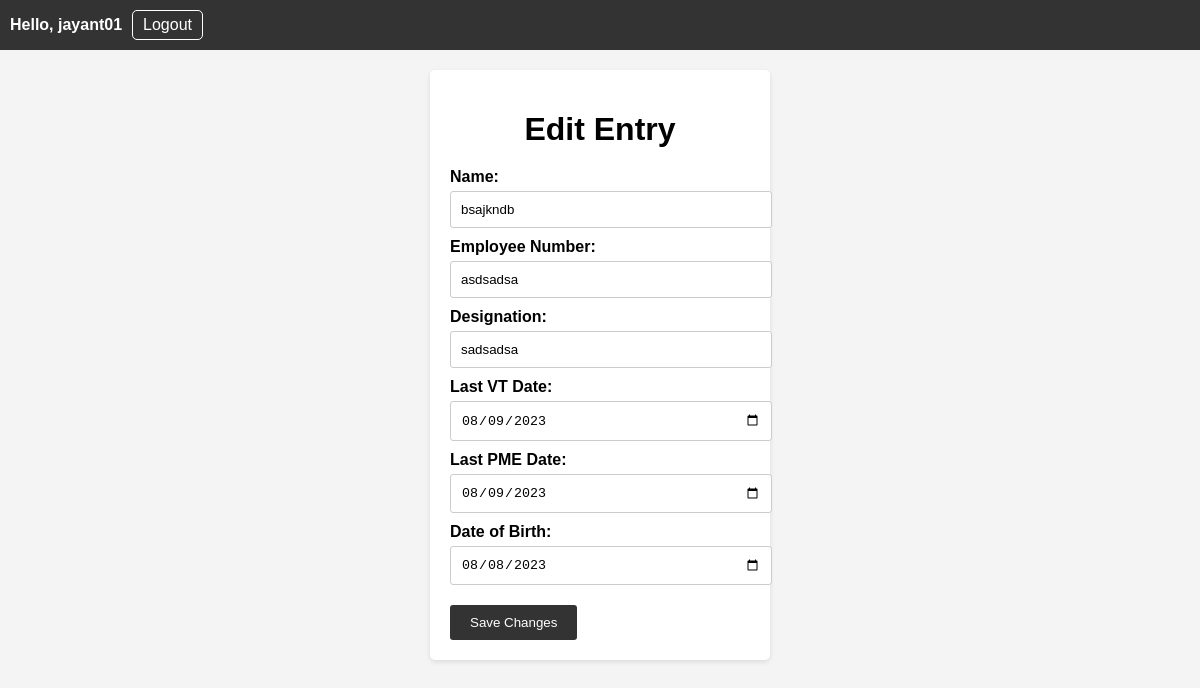
The page /edit_entry/1/ (signed in) on the database its author committed.
### EmployeeApp/models.py (models this page shows)
class Entry(models.Model):
    user = models.ForeignKey(User, on_delete=models.CASCADE)
    name = models.CharField(max_length=100)
    employee_number = models.CharField(max_length=10)
    designation = models.CharField(max_length=50)
    last_vt_date = models.DateField(verbose_name='Last VT Date', null=True, blank=True)  # Make it optional
    last_pme_date = models.DateField(null=True, blank=True)  # Make it optional
    date_of_birth = models.DateField(null=True, blank=True)
    next_vt_date = models.DateField(null=True, blank=True)
    next_pme_date = models.DateField(null=True, blank=True)
    timestamp = models.DateTimeField(default=timezone.now)  # Set default value here

### EmployeeApp/views.py (the view)
# urls.py: path('edit_entry/<int:entry_id>/', views.edit_entry, name='edit_entry'),
@login_required
def edit_entry(request, entry_id):
    entry = get_object_or_404(Entry, pk=entry_id)
    if request.method == 'POST':
        form = EntryForm(request.POST, instance=entry)
        if form.is_valid():
            entry = form.save(commit=False)
            next_vt_date, next_pme_date = calculate_next_dates(
                entry.date_of_birth,
                entry.last_pme_date,
                entry.last_vt_date
            )
            entry.last_vt_date = next_vt_date if not entry.last_vt_date else entry.last_vt_date
            entry.last_pme_date = next_pme_date if not entry.last_pme_date else entry.last_pme_date
            entry.next_vt_date = next_vt_date
            entry.next_pme_date = next_pme_date
            entry.save()
            return redirect('dashboard')
    else:
        form = EntryForm(instance=entry)
    return render(request, 'EmployeeApp/edit_entry.html', {'form': form, 'entry': entry})

### EmployeeApp/forms.py
class EntryForm(forms.ModelForm):
    class Meta:
        model = Entry
        fields = ['name', 'employee_number', 'designation', 'last_pme_date', 'last_vt_date', 'date_of_birth']

### EmployeeApp/templates/EmployeeApp/edit_entry.html (shortened to what this page needs)
<!DOCTYPE html>
<html>
<head>
    <link rel="stylesheet" href="/static/css/styles.css">
</head>
<body>
    <div class="header">
        <div class="user-info">
            <p>Hello, {{ user.username }}</p>
            <a href="{% url 'logout' %}">Logout</a>
        </div>
    </div>
    <div class="form-container">
        <h1>Edit Entry</h1>
        <form method="post">
            <label for="name">Name:</label>
            <input type="text" name="name" id="name" value="{{ entry.name }}" required>
            <label for="employee_number">Employee Number:</label>
            <input type="text" name="employee_number" id="employee_number" value="{{ entry.employee_number }}" required>
            <label for="designation">Designation:</label>
            <input type="text" name="designation" id="designation" value="{{ entry.designation }}" required>
            <label for="last_vt_date">Last VT Date:</label>
            <input type="date" name="last_vt_date" id="last_vt_date" value="{{ entry.last_vt_date|date:'Y-m-d' }}" required>
            <label for="last_pme_date">Last PME Date:</label>
            <input type="date" name="last_pme_date" id="last_pme_date" value="{{ entry.last_pme_date|date:'Y-m-d' }}" required>
            <label for="date_of_birth">Date of Birth:</label>
            <input type="date" name="date_of_birth" id="date_of_birth" value="{{ entry.date_of_birth|date:'Y-m-d' }}" required>
            <button type="submit">Save Changes</button>
        </form>
    </div>
</body>
</html>

### EmployeeApp/static/css/styles.css (style rules this page uses)
body { font-family: Arial, sans-serif; margin: 0; padding: 0; }
a { text-decoration: none; color: #007bff; }
.header { display: flex; justify-content: space-between; align-items: center; background-color: #007bff; padding: 10px 20px; color: #fff; }
.user-info { display: flex; align-items: center; }
.user-info p { margin: 0; font-weight: bold; margin-right: 10px; }
.user-info a { color: #fff; text-decoration: none; border: 1px solid #fff; padding: 5px 10px; border-radius: 5px; transition: background-color 0.3s, border-color 0.3s; }
button[type="submit"] { background-color: #007bff; color: #fff; border: none; padding: 10px 20px; border-radius: 5px; cursor: pointer; transition: background-color 0.3s, color 0.3s; text-decoration: none; }

### EmployeeApp/templates/EmployeeApp/edit_entry.html (style rules this page uses)
body { font-family: Arial, sans-serif; background-color: #f4f4f4; }
.header { background-color: #333; color: #fff; padding: 10px; text-align: right; }
.user-info { margin-right: 20px; }
.form-container { background-color: #fff; border-radius: 5px; box-shadow: 0 2px 5px rgba(0, 0, 0, 0.1); padding: 20px; width: 300px; margin: 0 auto; margin-top: 20px; }
h1 { text-align: center; margin-bottom: 20px; }
label { display: block; font-weight: bold; margin-bottom: 5px; }
input[type="text"], input[type="date"] { width: 100%; padding: 10px; margin-bottom: 10px; border: 1px solid #ccc; border-radius: 3px; }
button[type="submit"] { background-color: #333; color: #fff; border: none; padding: 10px 20px; border-radius: 3px; cursor: pointer; margin-top: 10px; }

### rows shown on the page
Entry: name "bsajkndb", employee_number "asdsadsa", designation "sadsadsa", last_vt_date "08/09/2023", last_pme_date "08/09/2023", date_of_birth "08/08/2023"

### other values the page prints
{{ user.username }} "jayant01"
